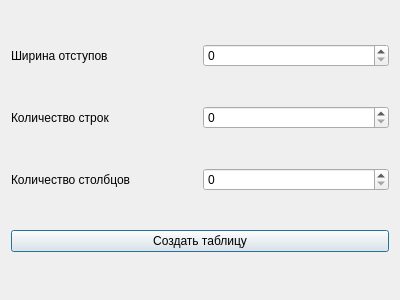
<?xml version="1.0" encoding="UTF-8"?>
<ui version="4.0">
 <class>CreateTextTableDialog</class>
 <widget class="QDialog" name="CreateTextTableDialog">
  <property name="geometry">
   <rect>
    <x>0</x>
    <y>0</y>
    <width>400</width>
    <height>300</height>
   </rect>
  </property>
  <property name="windowTitle">
   <string>Dialog</string>
  </property>
  <layout class="QVBoxLayout" name="verticalLayout">
   <item>
    <layout class="QHBoxLayout" name="horizontalLayout_13">
     <item>
      <widget class="QLabel" name="label_3">
       <property name="text">
        <string>Ширина отступов</string>
       </property>
      </widget>
     </item>
     <item>
      <widget class="QSpinBox" name="indentSpinBox"/>
     </item>
    </layout>
   </item>
   <item>
    <layout class="QHBoxLayout" name="horizontalLayout_2">
     <item>
      <widget class="QLabel" name="label_2">
       <property name="text">
        <string>Количество строк</string>
       </property>
      </widget>
     </item>
     <item>
      <widget class="QSpinBox" name="rowsSpinBox"/>
     </item>
    </layout>
   </item>
   <item>
    <layout class="QHBoxLayout" name="horizontalLayout" stretch="0,0">
     <item>
      <widget class="QLabel" name="label">
       <property name="text">
        <string>Количество столбцов</string>
       </property>
      </widget>
     </item>
     <item>
      <widget class="QSpinBox" name="columnsSpinBox"/>
     </item>
    </layout>
   </item>
   <item>
    <widget class="QPushButton" name="createTable">
     <property name="text">
      <string>Создать таблицу</string>
     </property>
    </widget>
   </item>
  </layout>
 </widget>
 <resources/>
 <connections/>
</ui>
